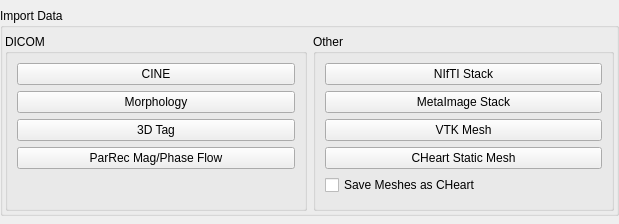
     <widget class="QWidget" name="page">
      <property name="geometry">
       <rect>
        <x>0</x>
        <y>0</y>
        <width>619</width>
        <height>224</height>
       </rect>
      </property>
      <property name="sizePolicy">
       <sizepolicy hsizetype="Preferred" vsizetype="Fixed">
        <horstretch>0</horstretch>
        <verstretch>0</verstretch>
       </sizepolicy>
      </property>
      <attribute name="label">
       <string>1. Import</string>
      </attribute>
      <layout class="QVBoxLayout" name="verticalLayout_8">
       <property name="margin">
        <number>0</number>
       </property>
       <item>
        <widget class="QGroupBox" name="groupBox">
         <property name="sizePolicy">
          <sizepolicy hsizetype="Preferred" vsizetype="Maximum">
           <horstretch>0</horstretch>
           <verstretch>0</verstretch>
          </sizepolicy>
         </property>
         <property name="title">
          <string>Import Data</string>
         </property>
         <layout class="QHBoxLayout" name="horizontalLayout">
          <property name="leftMargin">
           <number>2</number>
          </property>
          <property name="topMargin">
           <number>6</number>
          </property>
          <property name="rightMargin">
           <number>2</number>
          </property>
          <property name="bottomMargin">
           <number>2</number>
          </property>
          <item>
           <widget class="QGroupBox" name="groupBox">
            <property name="title">
             <string>DICOM</string>
            </property>
            <layout class="QVBoxLayout" name="verticalLayout_6">
             <item>
              <widget class="QPushButton" name="loadCineButton">
               <property name="toolTip">
                <string>Load DICOM image stacks (except 3D tag)</string>
               </property>
               <property name="text">
                <string>CINE</string>
               </property>
              </widget>
             </item>
             <item>
              <widget class="QPushButton" name="morphoButton">
               <property name="text">
                <string>Morphology</string>
               </property>
              </widget>
             </item>
             <item>
              <widget class="QPushButton" name="loadTagButton">
               <property name="toolTip">
                <string>Load the 3D tag dataset</string>
               </property>
               <property name="text">
                <string>3D Tag</string>
               </property>
              </widget>
             </item>
             <item>
              <widget class="QPushButton" name="magphaseButton">
               <property name="text">
                <string>ParRec Mag/Phase Flow</string>
               </property>
              </widget>
             </item>
             <item>
              <spacer name="verticalSpacer">
               <property name="orientation">
                <enum>Qt::Vertical</enum>
               </property>
               <property name="sizeType">
                <enum>QSizePolicy::Expanding</enum>
               </property>
               <property name="sizeHint" stdset="0">
                <size>
                 <width>20</width>
                 <height>30</height>
                </size>
               </property>
              </spacer>
             </item>
            </layout>
           </widget>
          </item>
          <item>
           <widget class="QGroupBox" name="groupBox">
            <property name="title">
             <string>Other</string>
            </property>
            <layout class="QVBoxLayout" name="verticalLayout_7">
             <item>
              <widget class="QPushButton" name="loadNiftiButton">
               <property name="toolTip">
                <string>Load a NIfTI file</string>
               </property>
               <property name="text">
                <string>NIfTI Stack</string>
               </property>
              </widget>
             </item>
             <item>
              <widget class="QPushButton" name="loadMetaButton">
               <property name="text">
                <string>MetaImage Stack</string>
               </property>
              </widget>
             </item>
             <item>
              <widget class="QPushButton" name="loadVTKMeshButton">
               <property name="text">
                <string>VTK Mesh</string>
               </property>
              </widget>
             </item>
             <item>
              <widget class="QPushButton" name="loadCHeartButton">
               <property name="text">
                <string>CHeart Static Mesh</string>
               </property>
              </widget>
             </item>
             <item>
              <widget class="QCheckBox" name="saveCHeartCheck">
               <property name="text">
                <string>Save Meshes as CHeart</string>
               </property>
              </widget>
             </item>
            </layout>
           </widget>
          </item>
         </layout>
        </widget>
       </item>
      </layout>
     </widget>
